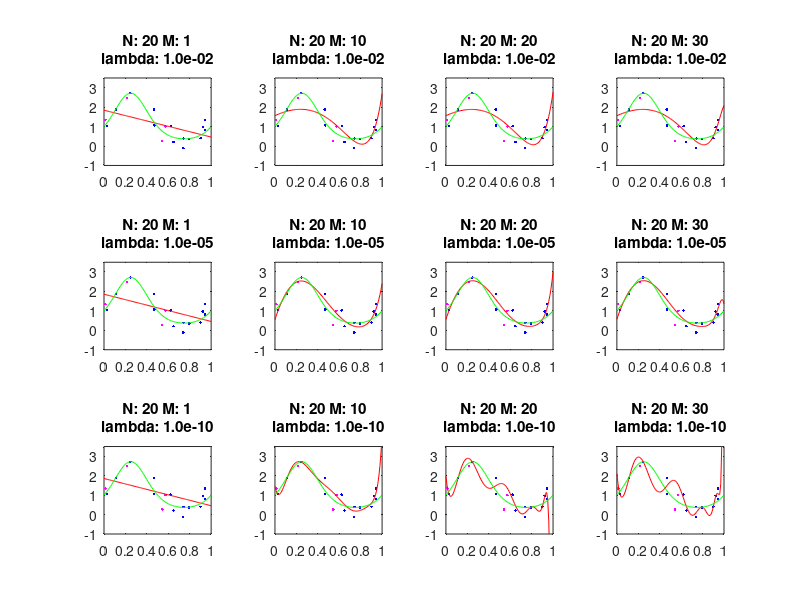
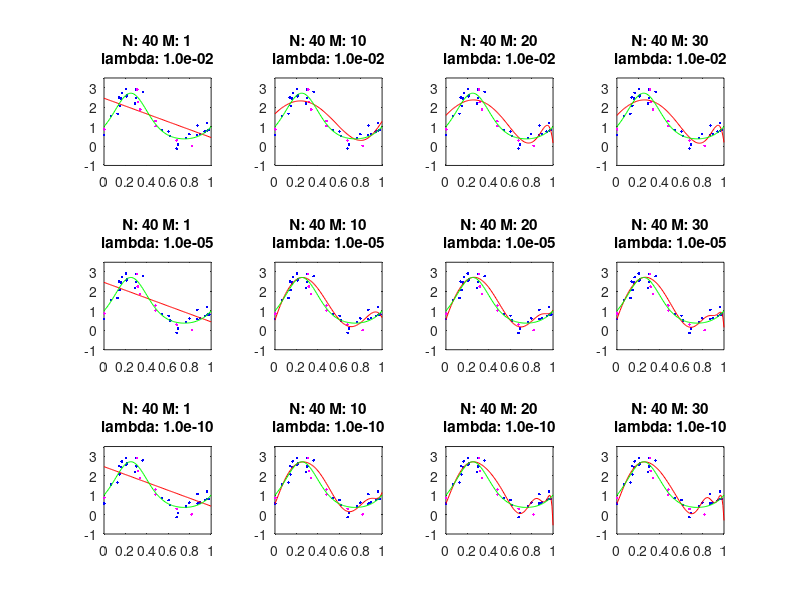
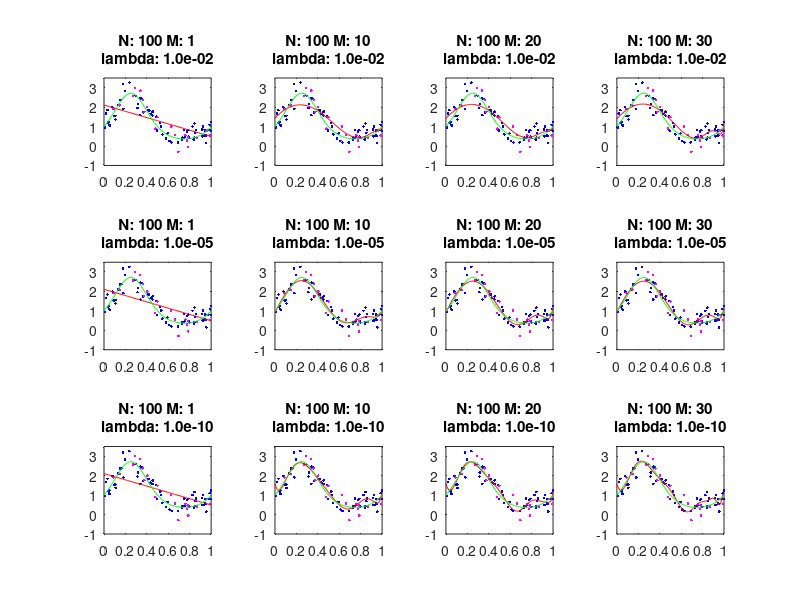
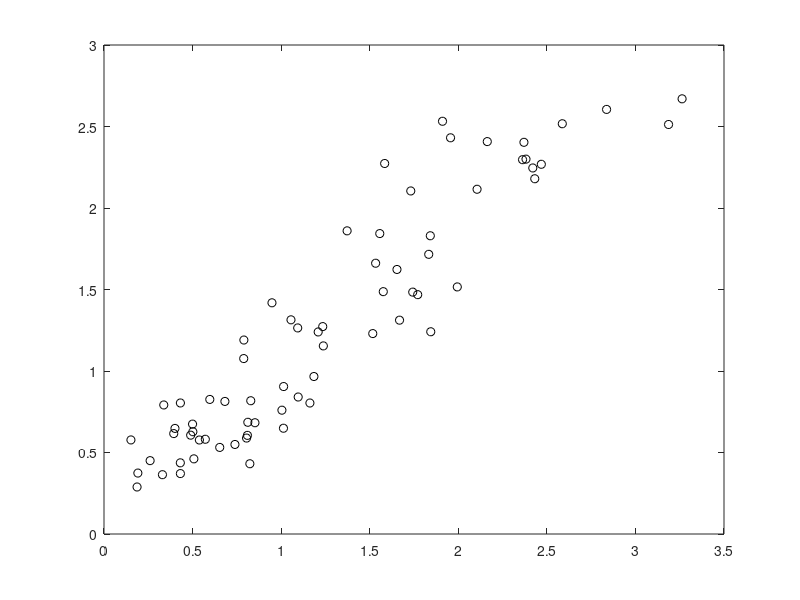

The MATLAB script that drew these images, in order:
rng(5);
bN=25;
bM=1;
bL=1e-2;
err=100;
Ermstest=zeros(3,4);
Ermstrain=zeros(3,4);
for N = [20,40,100]
    X = sort(rand(7*N/10, 1));
    Y = awgn(exp(sin(2*pi*X)), 10);
    
    X2 = sort(rand(2*N/10, 1));%test data is 20% of total data
    Y2 = awgn(exp(sin(2*pi*X2)), 10);
    
    
    X3 = sort(rand(N/10, 1));%valid data is 10% of total data
    Y3 = awgn(exp(sin(2*pi*X3)), 10);
    ctr = 1;
    i1=0;
    figure('Name', sprintf('Polynomial Curve Fitting %d',N), 'NumberTitle', 'off');
    for lambda = [1e-2,1e-5,1e-10]
        i1=i1+1;
        i2=0;
        for M=[1,10,20,30]
            i2=i2+1;
            phi = zeros(7*N/10, M+1);
            phi2 = zeros(2*N/10, M+1);
            phi3 = zeros(N/10, M+1);
            a = zeros(M+1, M+1);

            for i=1:M+1
                phi(:,i) = X.^(i-1);
                phi2(:,i) = X2.^(i-1);
                phi3(:,i) = X3.^(i-1);
                for j=1:M+1
                    a(i,j) = sum(X.^(i+j-2));
                end
            end
            c = phi'*Y;
            w = linsolve(a+lambda*eye(M+1), c);
            %means w= pinv(a+lambda*eye(M+1))*c;
            
            subplot(3, 4, ctr);
            plot(X, Y, 'b.'); hold on
            plot(X2, Y2, 'm.'); hold on
            plot(0:0.01:1, polyval(flipud(w), 0:0.01:1), 'r-'); hold on
            plot(0:0.01:1, exp(sin(2*pi*(0:0.01:1))), 'g-');
            ylim([-1,3.5]);            
            title(sprintf("N: %d M: %d\nlambda: %0.1e",N, M,lambda));
            
            if N==100
                newerrtrn=(lambda*w'*w+sum((phi*w)-Y).^2);
                newerrtst=(lambda*w'*w+sum((phi2*w)-Y2).^2);  
                newerrval=(lambda*w'*w+sum((phi3*w)-Y3).^2);
                
                Ermstrain(i1,i2)=sqrt(newerrtrn/100);
                Ermstest(i1,i2)=sqrt(newerrtst/100);
                %Erms(i,j)=sqrt(2*newerr/100);
                
                if newerrtst < err
                    err=newerrtst;
                    berr=newerrval;
                    bM=M;
                    bL=lambda;
                    btrainX=X;
                    btrainY=Y;
                    bphi=phi;
                    bphi2=phi2;
                    btestX=X2;
                    btestY=Y2;
                    bw=w;
                end
            end
            
            ctr=ctr + 1;
        end
    end
end

figure('Name', sprintf('Polynomial Curve Train Fitting %d %d %d',N,bM,bL), 'NumberTitle', 'off');
plot(btrainY, bphi*bw, 'ko'); hold on
figure('Name', sprintf('Polynomial Curve Test Fitting %d %d %d',N,bM,bL), 'NumberTitle', 'off');
plot(btestY, bphi2*bw, 'ro'); hold on
berr
Ermstest
Ermstrain



